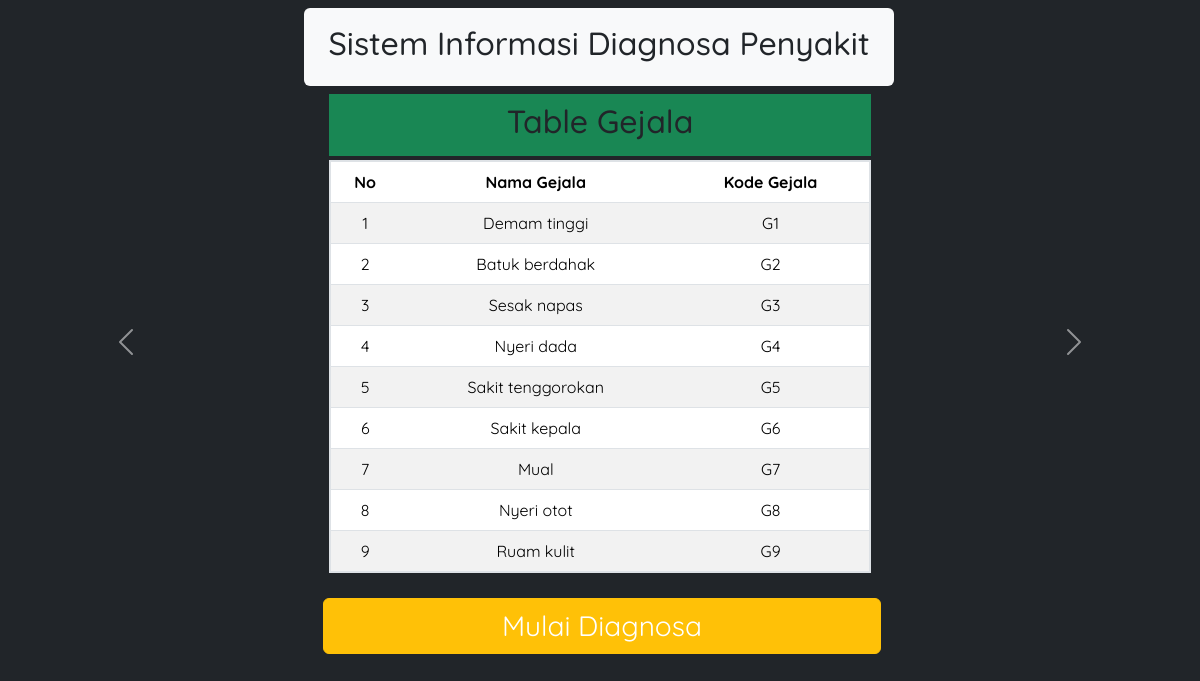
The app's page /data.php with its own data.
### tables this page shows
CREATE TABLE `gejala` (
  `id_gejala` int NOT NULL,
  `nama_gejala` varchar(255) NOT NULL,
  `kode_gejala` char(3) NOT NULL
);

### read.php (called while the page is built, shortened)
<?php
require 'koneksi.php';
$gejala = mysqli_query($koneksi, "SELECT * FROM gejala");
$num_rows_gejala = mysqli_num_rows($gejala);
if ($num_rows_gejala > 0) {
    while ($baris_gejala = mysqli_fetch_assoc($gejala)) {
        $datagejala[] = $baris_gejala;
    }
}

### data.php (the view, shortened to what this page needs)
<?php
require 'read.php';
?>
<!DOCTYPE html>
<html lang="en">
<head>
  <link href="https://unpkg.com/aos@2.3.1/dist/aos.css" rel="stylesheet">
   <link rel="stylesheet" href="./style/data.css">
   <link href="https://cdn.jsdelivr.net/npm/bootstrap@5.3.3/dist/css/bootstrap.min.css" rel="stylesheet">
</head>
<body class="bg-dark">
  <div class="container" >
    <div id="header" class="bg-light text-center rounded-2 p-3 mt-2" data-aos="fade-right" data-aos-duration="1000">
      <h2>Sistem Informasi Diagnosa Penyakit</h2>
    </div>
    <div>
      <div id="carouselExample" class="carousel slide" data-aos="zoom-in-down" data-aos-duration="1000">
      <div class="carousel-inner">
      <div class="carousel-item active">
        <div class="container w-50 p-2">
          <div class="bg-success p-2 mb-1">
            <h2 class="text-center">Table Gejala</h2>
          </div>
            <table class="table table-hover table-striped  border border-2 text-center">
              <thead>
                <tr>
                  <th>No</th>
                  <th>Nama Gejala</th>
                  <th>Kode Gejala</th>
                </tr>
              </thead>
              <tbody>
                <?php $no= 1;?>
                <?php foreach($datagejala as $data => $value):?>
                <tr>
                  <td><?= $no++ ?></td>
                  <td>
                     <?= $value['nama_gejala'] ?>
                  </td>
                  <td><?= $value['kode_gejala'] ?></td>
                </tr>
                  <?php endforeach; ?>
              </tbody>
            </table>
        </div>
    </div>
  </div>
        <button class="carousel-control-prev " type="button" data-bs-target="#carouselExample" data-bs-slide="prev">
          <span class="carousel-control-prev-icon" aria-hidden="true"></span>
        </button>
        <button class="carousel-control-next" type="button" data-bs-target="#carouselExample" data-bs-slide="next">
          <span class="carousel-control-next-icon" aria-hidden="true"></span>
        </button>
      </div>
      <div>
      <button class="btn btn-warning w-50"><a href="pasien.php" class="text-white fs-3" style="text-decoration: none;">Mulai Diagnosa</a></button>
      </div>
    </div>
  </div>
</body>
</html>

### style/data.css (style rules this page uses)
* { font-family: "Quicksand", sans-serif; font-optical-sizing: auto; font-style: normal; }
#header { width: 590px; position: relative; left: 262px; }
.btn.btn-warning.w-50 { position: relative; left: 281px; }

### records on screen
gejala: nama_gejala "Demam tinggi", kode_gejala "G1"
gejala: nama_gejala "Batuk berdahak", kode_gejala "G2"
gejala: nama_gejala "Sesak napas", kode_gejala "G3"
gejala: nama_gejala "Nyeri dada", kode_gejala "G4"
gejala: nama_gejala "Sakit tenggorokan", kode_gejala "G5"
gejala: nama_gejala "Sakit kepala", kode_gejala "G6"
gejala: nama_gejala "Mual", kode_gejala "G7"
gejala: nama_gejala "Nyeri otot", kode_gejala "G8"
gejala: nama_gejala "Ruam kulit", kode_gejala "G9"
